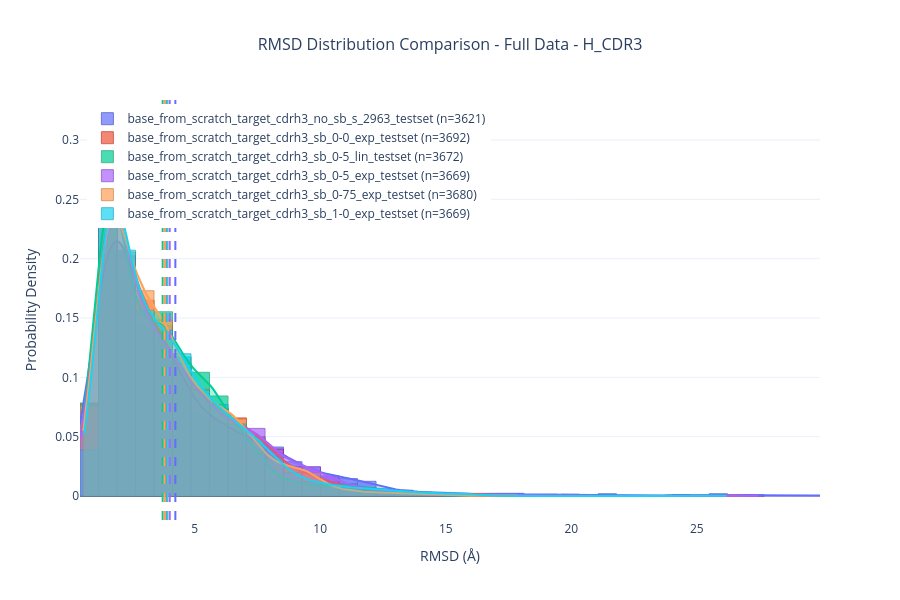

Here is the notebook cell this chart was saved with:
### Code cell
fig = plot_rmsd_distributions_overlay(
    exps, 
    cdr_target='H_CDR3',
    title="RMSD Distribution Comparison - Full Data",
    value_column='rmsd',  # Default, can be omitted
    show_histogram=True,
    show_kde=True,
    fill_kde=True,
    use_probability_density=True,
    nbins=40,
    value_range=(0,30)
)

### Figure 1 — Plotly figure (JSON) as saved in the notebook; plotly's stock layout.template omitted (floating-point values rounded to 4 significant figures; data arrays with more than 128 entries replaced by an {"elided": "..."} marker saying what was removed)
{"data": [{"histnorm": "probability density", "marker": {"color": "#636EFA", "line": {"color": "rgb(49, 60, 200)", "width": 1}}, "name": "base_from_scratch_target_cdrh3_no_sb_s_2963_testset (n=3621)", "opacity": 0.7, "showlegend": true, "type": "histogram", "x": {"elided": "3621 float values"}, "xbins": {"end": 29.9, "size": 0.7367, "start": 0.435}}, {"fill": "tozeroy", "fillcolor": "rgba(99, 110, 250, 0.3)", "line": {"color": "#636EFA", "width": 2}, "mode": "lines", "name": "base_from_scratch_target_cdrh3_no_sb_s_2963_testset KDE", "showlegend": false, "type": "scatter", "x": {"elided": "200 float values"}, "y": {"elided": "200 float values"}}, {"hovertemplate": "<b>base_from_scratch_target_cdrh3_no_sb_s_2963_testset Mean</b><br>rmsd: 4.232 Å<extra></extra>", "marker": {"color": "#636EFA", "opacity": 0, "size": 0.1}, "mode": "markers", "name": "base_from_scratch_target_cdrh3_no_sb_s_2963_testset_mean_hover", "showlegend": false, "type": "scatter", "x": [4.232], "y": [0]}, {"histnorm": "probability density", "marker": {"color": "#EF553B", "line": {"color": "rgb(189, 35, 9)", "width": 1}}, "name": "base_from_scratch_target_cdrh3_sb_0-0_exp_testset (n=3692)", "opacity": 0.7, "showlegend": true, "type": "histogram", "x": {"elided": "3692 float values"}, "xbins": {"end": 29.9, "size": 0.7367, "start": 0.435}}, {"fill": "tozeroy", "fillcolor": "rgba(239, 85, 59, 0.3)", "line": {"color": "#EF553B", "width": 2}, "mode": "lines", "name": "base_from_scratch_target_cdrh3_sb_0-0_exp_testset KDE", "showlegend": false, "type": "scatter", "x": {"elided": "200 float values"}, "y": {"elided": "200 float values"}}, {"hovertemplate": "<b>base_from_scratch_target_cdrh3_sb_0-0_exp_testset Mean</b><br>rmsd: 3.875 Å<extra></extra>", "marker": {"color": "#EF553B", "opacity": 0, "size": 0.1}, "mode": "markers", "name": "base_from_scratch_target_cdrh3_sb_0-0_exp_testset_mean_hover", "showlegend": false, "type": "scatter", "x": [3.875], "y": [0]}, {"histnorm": "probability density", "marker": {"color": "#00CC96", "line": {"color": "rgb(0, 154, 100)", "width": 1}}, "name": "base_from_scratch_target_cdrh3_sb_0-5_lin_testset (n=3672)", "opacity": 0.7, "showlegend": true, "type": "histogram", "x": {"elided": "3672 float values"}, "xbins": {"end": 29.9, "size": 0.7367, "start": 0.435}}, {"fill": "tozeroy", "fillcolor": "rgba(0, 204, 150, 0.3)", "line": {"color": "#00CC96", "width": 2}, "mode": "lines", "name": "base_from_scratch_target_cdrh3_sb_0-5_lin_testset KDE", "showlegend": false, "type": "scatter", "x": {"elided": "200 float values"}, "y": {"elided": "200 float values"}}, {"hovertemplate": "<b>base_from_scratch_target_cdrh3_sb_0-5_lin_testset Mean</b><br>rmsd: 3.727 Å<extra></extra>", "marker": {"color": "#00CC96", "opacity": 0, "size": 0.1}, "mode": "markers", "name": "base_from_scratch_target_cdrh3_sb_0-5_lin_testset_mean_hover", "showlegend": false, "type": "scatter", "x": [3.727], "y": [0]}, {"histnorm": "probability density", "marker": {"color": "#AB63FA", "line": {"color": "rgb(121, 49, 200)", "width": 1}}, "name": "base_from_scratch_target_cdrh3_sb_0-5_exp_testset (n=3669)", "opacity": 0.7, "showlegend": true, "type": "histogram", "x": {"elided": "3669 float values"}, "xbins": {"end": 29.9, "size": 0.7367, "start": 0.435}}, {"fill": "tozeroy", "fillcolor": "rgba(171, 99, 250, 0.3)", "line": {"color": "#AB63FA", "width": 2}, "mode": "lines", "name": "base_from_scratch_target_cdrh3_sb_0-5_exp_testset KDE", "showlegend": false, "type": "scatter", "x": {"elided": "200 float values"}, "y": {"elided": "200 float values"}}, {"hovertemplate": "<b>base_from_scratch_target_cdrh3_sb_0-5_exp_testset Mean</b><br>rmsd: 4.008 Å<extra></extra>", "marker": {"color": "#AB63FA", "opacity": 0, "size": 0.1}, "mode": "markers", "name": "base_from_scratch_target_cdrh3_sb_0-5_exp_testset_mean_hover", "showlegend": false, "type": "scatter", "x": [4.008], "y": [0]}, {"histnorm": "probability density", "marker": {"color": "#FFA15A", "line": {"color": "rgb(205, 111, 40)", "width": 1}}, "name": "base_from_scratch_target_cdrh3_sb_0-75_exp_testset (n=3680)", "opacity": 0.7, "showlegend": true, "type": "histogram", "x": {"elided": "3680 float values"}, "xbins": {"end": 29.9, "size": 0.7367, "start": 0.435}}, {"fill": "tozeroy", "fillcolor": "rgba(255, 161, 90, 0.3)", "line": {"color": "#FFA15A", "width": 2}, "mode": "lines", "name": "base_from_scratch_target_cdrh3_sb_0-75_exp_testset KDE", "showlegend": false, "type": "scatter", "x": {"elided": "200 float values"}, "y": {"elided": "200 float values"}}, {"hovertemplate": "<b>base_from_scratch_target_cdrh3_sb_0-75_exp_testset Mean</b><br>rmsd: 3.800 Å<extra></extra>", "marker": {"color": "#FFA15A", "opacity": 0, "size": 0.1}, "mode": "markers", "name": "base_from_scratch_target_cdrh3_sb_0-75_exp_testset_mean_hover", "showlegend": false, "type": "scatter", "x": [3.8], "y": [0]}, {"histnorm": "probability density", "marker": {"color": "#19D3F3", "line": {"color": "rgb(0, 161, 193)", "width": 1}}, "name": "base_from_scratch_target_cdrh3_sb_1-0_exp_testset (n=3669)", "opacity": 0.7, "showlegend": true, "type": "histogram", "x": {"elided": "3669 float values"}, "xbins": {"end": 29.9, "size": 0.7367, "start": 0.435}}, {"fill": "tozeroy", "fillcolor": "rgba(25, 211, 243, 0.3)", "line": {"color": "#19D3F3", "width": 2}, "mode": "lines", "name": "base_from_scratch_target_cdrh3_sb_1-0_exp_testset KDE", "showlegend": false, "type": "scatter", "x": {"elided": "200 float values"}, "y": {"elided": "200 float values"}}, {"hovertemplate": "<b>base_from_scratch_target_cdrh3_sb_1-0_exp_testset Mean</b><br>rmsd: 3.915 Å<extra></extra>", "marker": {"color": "#19D3F3", "opacity": 0, "size": 0.1}, "mode": "markers", "name": "base_from_scratch_target_cdrh3_sb_1-0_exp_testset_mean_hover", "showlegend": false, "type": "scatter", "x": [3.915], "y": [0]}], "layout": {"barmode": "overlay", "height": 600, "legend": {"x": 0.01, "xanchor": "left", "y": 0.99, "yanchor": "top"}, "shapes": [{"line": {"color": "#636EFA", "dash": "dash", "width": 2}, "type": "line", "x0": 4.232, "x1": 4.232, "xref": "x", "y0": 0, "y1": 1, "yref": "y domain"}, {"line": {"color": "#EF553B", "dash": "dash", "width": 2}, "type": "line", "x0": 3.875, "x1": 3.875, "xref": "x", "y0": 0, "y1": 1, "yref": "y domain"}, {"line": {"color": "#00CC96", "dash": "dash", "width": 2}, "type": "line", "x0": 3.727, "x1": 3.727, "xref": "x", "y0": 0, "y1": 1, "yref": "y domain"}, {"line": {"color": "#AB63FA", "dash": "dash", "width": 2}, "type": "line", "x0": 4.008, "x1": 4.008, "xref": "x", "y0": 0, "y1": 1, "yref": "y domain"}, {"line": {"color": "#FFA15A", "dash": "dash", "width": 2}, "type": "line", "x0": 3.8, "x1": 3.8, "xref": "x", "y0": 0, "y1": 1, "yref": "y domain"}, {"line": {"color": "#19D3F3", "dash": "dash", "width": 2}, "type": "line", "x0": 3.915, "x1": 3.915, "xref": "x", "y0": 0, "y1": 1, "yref": "y domain"}], "title": {"font": {"size": 16}, "text": "RMSD Distribution Comparison - Full Data - H_CDR3", "x": 0.5, "xanchor": "center"}, "width": 900, "xaxis": {"title": {"text": "RMSD (Å)"}}, "yaxis": {"title": {"text": "Probability Density"}}}}
